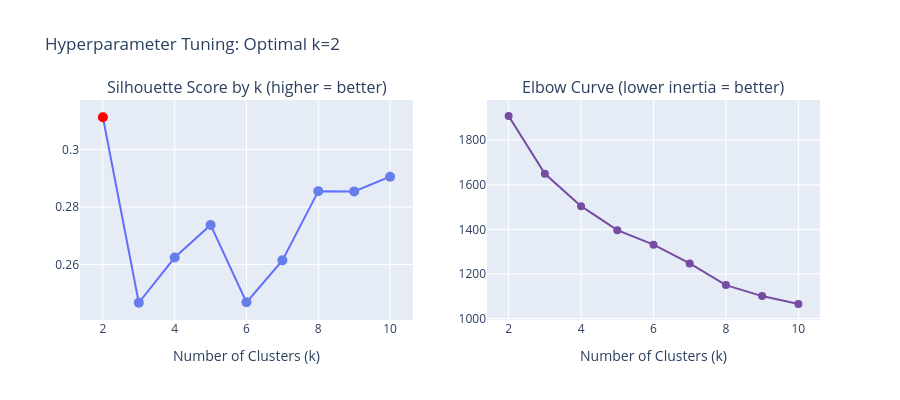

Here is the notebook cell this chart was saved with:
### Code cell
# plot silhouette + elbow side by side
fig = make_subplots(
    rows=1, cols=2,
    subplot_titles=[
        'Silhouette Score by k (higher = better)',
        'Elbow Curve (lower inertia = better)'
    ]
)

fig.add_trace(
    go.Scatter(
        x=k_values, y=silhouette_scores,
        mode='lines+markers',
        marker=dict(
            color=['red' if k == best_k else '#667eea' for k in k_values],
            size=10
        ),
        name='Silhouette'
    ),
    row=1, col=1
)

fig.add_trace(
    go.Scatter(
        x=k_values, y=inertias,
        mode='lines+markers',
        marker=dict(color='#764ba2', size=8),
        name='Inertia'
    ),
    row=1, col=2
)

fig.update_xaxes(title_text='Number of Clusters (k)')
fig.update_layout(
    height=400,
    title_text=f'Hyperparameter Tuning: Optimal k={best_k}',
    showlegend=False
)
fig.show()

### Figure 1 — Plotly figure (JSON) as saved in the notebook; plotly's stock layout.template omitted (floating-point values rounded to 4 significant figures)
{"data": [{"marker": {"color": ["red", "#667eea", "#667eea", "#667eea", "#667eea", "#667eea", "#667eea", "#667eea", "#667eea"], "size": 10}, "mode": "lines+markers", "name": "Silhouette", "type": "scatter", "x": [2, 3, 4, 5, 6, 7, 8, 9, 10], "xaxis": "x", "y": [0.3112, 0.2467, 0.2624, 0.2738, 0.2468, 0.2614, 0.2855, 0.2854, 0.2906], "yaxis": "y"}, {"marker": {"color": "#764ba2", "size": 8}, "mode": "lines+markers", "name": "Inertia", "type": "scatter", "x": [2, 3, 4, 5, 6, 7, 8, 9, 10], "xaxis": "x2", "y": [1909.0, 1650.0, 1504.0, 1396.0, 1332.0, 1247.0, 1150.0, 1100.0, 1065.0], "yaxis": "y2"}], "layout": {"annotations": [{"font": {"size": 16}, "showarrow": false, "text": "Silhouette Score by k (higher = better)", "x": 0.225, "xanchor": "center", "xref": "paper", "y": 1, "yanchor": "bottom", "yref": "paper"}, {"font": {"size": 16}, "showarrow": false, "text": "Elbow Curve (lower inertia = better)", "x": 0.775, "xanchor": "center", "xref": "paper", "y": 1, "yanchor": "bottom", "yref": "paper"}], "height": 400, "showlegend": false, "title": {"text": "Hyperparameter Tuning: Optimal k=2"}, "xaxis": {"anchor": "y", "domain": [0, 0.45], "title": {"text": "Number of Clusters (k)"}}, "xaxis2": {"anchor": "y2", "domain": [0.55, 1], "title": {"text": "Number of Clusters (k)"}}, "yaxis": {"anchor": "x", "domain": [0, 1]}, "yaxis2": {"anchor": "x2", "domain": [0, 1]}}}
